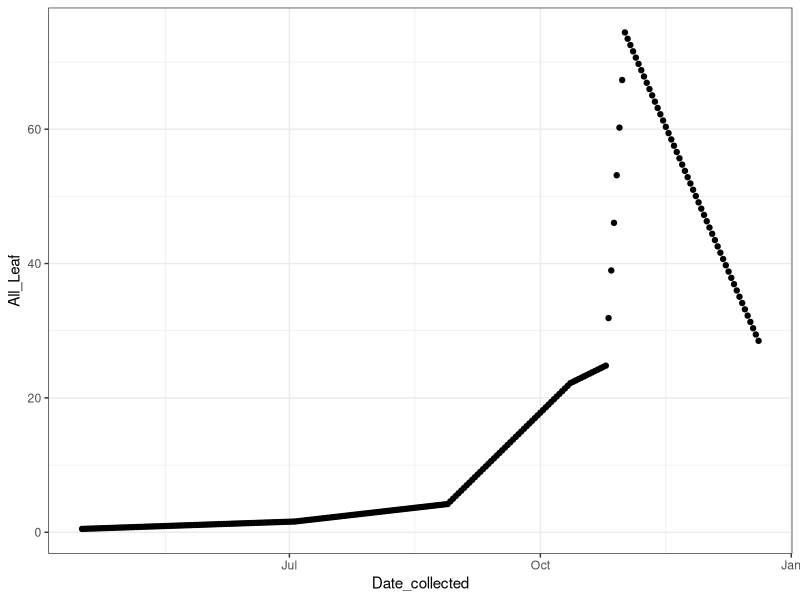
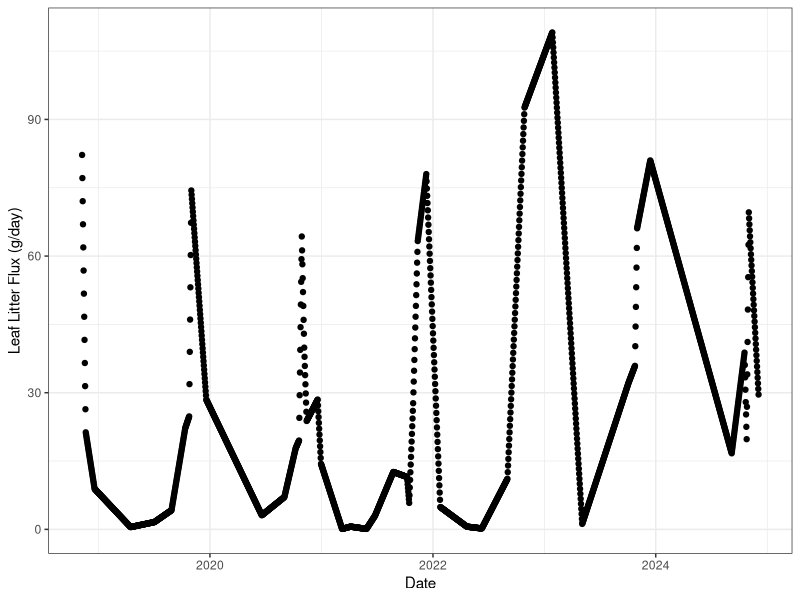
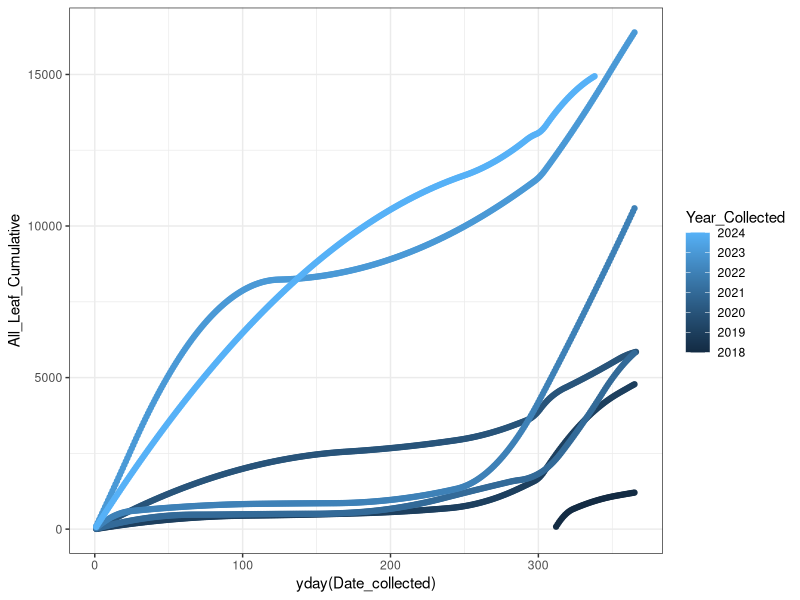
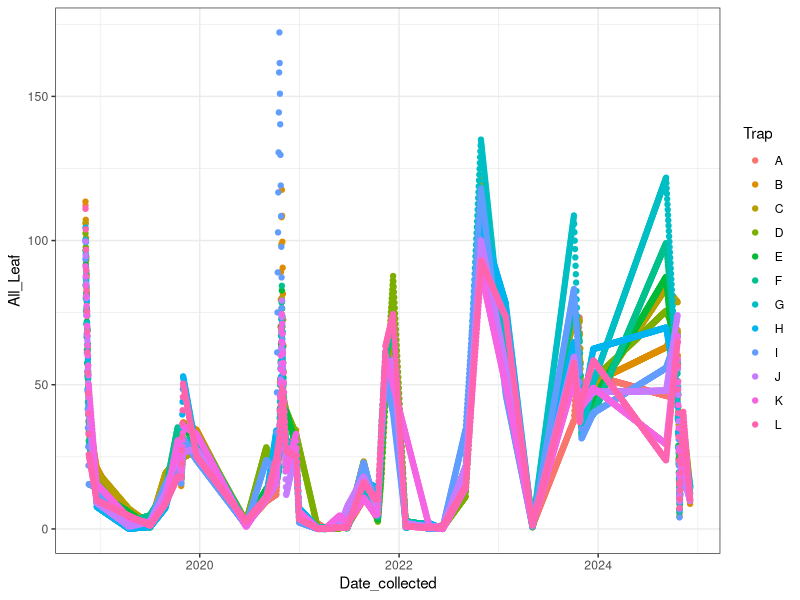
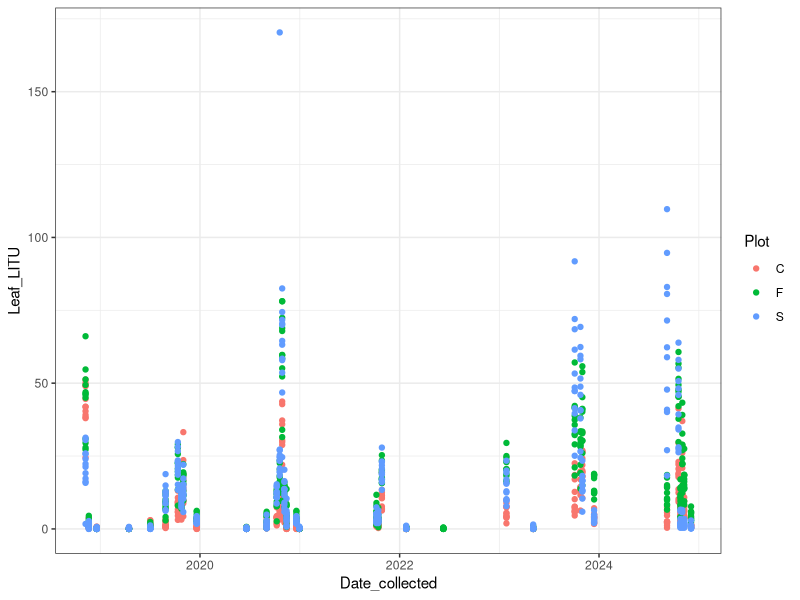
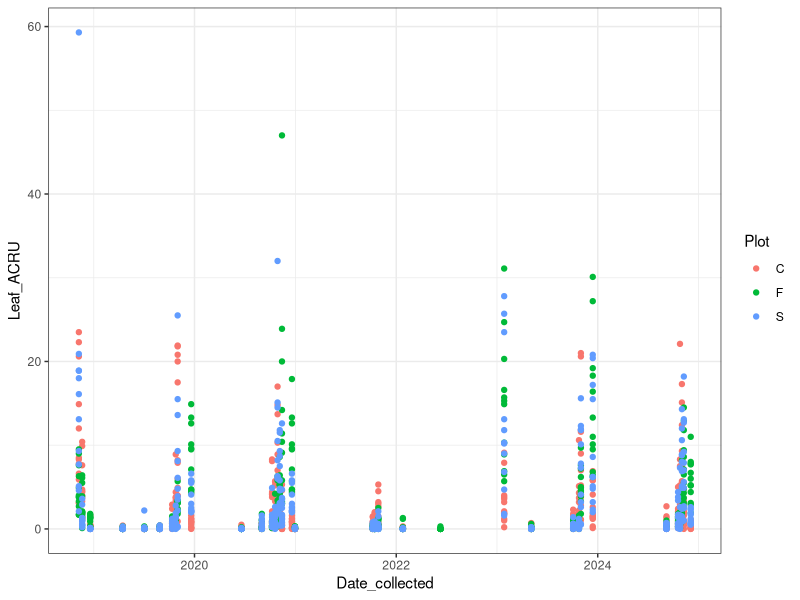
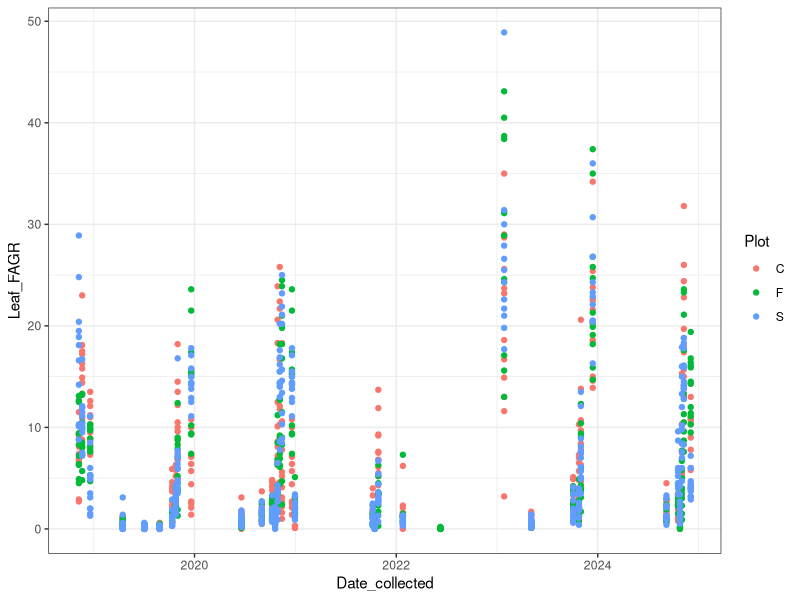
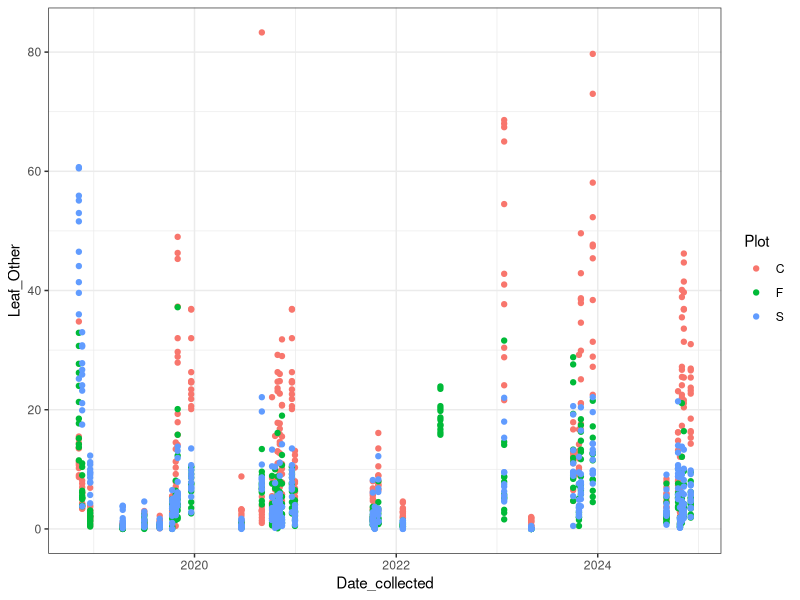

Source code (R) for these figures, in order:
## ---- chunk 1
knitr::opts_chunk$set(echo = TRUE)

library(readr)
library(lubridate)
library(dplyr)
library(ggplot2)
library(tidyr)
library(zoo)
theme_set(theme_bw())
## ---- chunk 2
litter <- read_csv("TEMPEST litter data - Masses.csv", 
                   skip = 1, show_col_types = FALSE) 
## convert date collected column into an actual date format
litter$Date_collected <- mdy(litter$Date_collected)
## drop columns we don't care about
litter$Collection_Year <- litter$Collection_DOY <- 
  litter$Date_sorted <- litter$Date_entered <- 
  litter$Entered_by <- litter$Notes <- NULL

message("data read ok! rows = ", nrow(litter))
## ---- chunk 3
## if else means; condition is na is all leaf; if true add species and put in all leaf; if false use what is in all leaf
litter %>% 
  mutate(All_Leaf = if_else(condition = is.na(All_Leaf),
                            true = Leaf_ACRU + Leaf_FAGR + Leaf_LITU + Leaf_Other,
                            false = All_Leaf)) ->
  litter

## ---- chunk 4
# for each plot and trap we want to compute the days

litter %>%
  group_by(Plot, Trap) %>% 
  arrange(Date_collected) %>%
  # compute the difference between collection dates. For a series of
  # size n, diff() returns n-1 intervals, so we add one NA at the front
  # because the first date has no elapsed time (since no previous date)
  mutate(elapsed_days = c(NA, diff(Date_collected))) %>% 
  ungroup() %>%
  arrange(Plot, Trap) %>% 
  ## finally compute flux: litter per day
  mutate(All_Leaf_perday = All_Leaf / elapsed_days) ->
  litter

## ---- chunk 5

## to interpolate between two dates, we need to create empty rows
## for example, if we collected on 10/1 and 10/10 right now we only have those rows in our data set
## so we need to create rows from 10/2 . . . 10/9 and then interpolate between the 10/1 flux and 10/10 flux to fill in those rows
## we will use complete() to generate the non-measured intervening dates
## and then we will use zoo::na.approx() to interpolate

# Date example
test <- tibble(day = mdy(c("10/20/2021", "10/31/2021")),
               values = c(60, 97))
test %>% 
  complete(day = seq(min(day), max(day), by = "day")) %>% 
  mutate(values = na.approx(values))

# Examine: just the control 'A' trap in 2019
litter %>% 
  filter(Plot == "C", Trap == "A", year(Date_collected) == 2019) %>% 
  select(Plot, Trap, Date_collected, All_Leaf) ->
  litter_C_A_example

# For today:
# 1. Go over the benefit of working with a small test dataset

# Generate a sequence between first and last collection dates
days_wanted <- seq(from = min(litter_C_A_example$Date_collected), 
                   to = max(litter_C_A_example$Date_collected), 
                   by = "day")

# Just as an EXAMPLE Generate for the entire year NOT IDEAL: this hard-codes dates which we don't want to do
## days_wanted <- seq(from = ymd ("2019-01-01"), 
                  # to = ymd ("2019-12-31"), 
                  # by = "day")

# We want all days for all combinations of plot and trap

litter_C_A_example %>%
  complete(Plot, Trap, Date_collected = days_wanted) %>%
  mutate(All_Leaf = na.approx(All_Leaf, na.rm = FALSE)) ->
  litter_C_A_2019

# Visualize our example control A 2019 data

ggplot(litter_C_A_2019, aes(x = Date_collected, y = All_Leaf)) +
  geom_point()


## ---- chunk 6
## attempt to graph Control trap A over all years

litter %>% 
  filter(Plot == "C", Trap == "A") %>% 
  select(Plot, Trap, Date_collected, All_Leaf) ->
  litter_C_A_allyears

days_wanted <- seq(from = min(litter_C_A_allyears$Date_collected, na.rm = TRUE), 
                   to = max(litter_C_A_allyears$Date_collected, na.rm = TRUE), 
                   by = "day")

litter_C_A_allyears %>%
  complete(Plot, Trap, Date_collected = days_wanted) %>%
  mutate(All_Leaf = na.approx(All_Leaf, na.rm = FALSE)) %>% 
  # add a column for year;for each year, compute cumulative flux
  mutate(Year_Collected = year(Date_collected)) %>% 
  group_by(Year_Collected) %>% 
  mutate(All_Leaf_Cumulative = cumsum(All_Leaf)) ->
  litter_C_A_daily


ggplot(litter_C_A_daily, aes(x = Date_collected, y = All_Leaf)) + geom_point() +
  ylab("Leaf Litter Flux (g/day)") +
  xlab("Date")

ggplot(litter_C_A_daily, aes(x = yday(Date_collected), y = All_Leaf_Cumulative, color = Year_Collected)) +
  geom_point()

## ---- chunk 7
# Graph all traps in salt plot interpolated

litter %>% 
  filter(Plot == "S") %>% 
  select(Plot, Trap, Date_collected, All_Leaf) ->
  litter_S_alltraps

litter_S_alltraps %>%
  # TODO: talk about this
  complete(Plot, Trap, Date_collected = days_wanted) %>%
  mutate(All_Leaf = na.approx(All_Leaf, na.rm = FALSE)) ->
  litter_S_daily

ggplot(litter_S_daily,aes(x = Date_collected, y = All_Leaf, color = Trap)) +
  geom_point()

## ---- chunk 8
library(ggplot2)

## plot biomass

ggplot(data = litter, aes(Date_collected, Leaf_LITU, color = Plot)) + geom_point(na.rm = TRUE)

ggplot(data = litter, aes(Date_collected, Leaf_ACRU, color = Plot)) + geom_point(na.rm = TRUE)

ggplot(data = litter, aes(Date_collected, Leaf_FAGR, color = Plot)) + geom_point(na.rm = TRUE)

ggplot(data = litter, aes(Date_collected, Leaf_Other, color = Plot)) + geom_point(na.rm = TRUE)

ggplot(data = litter, aes(Date_collected, All_Leaf, color = Plot)) + geom_point(na.rm = TRUE)

##  plot flux

ggplot(data = litter, aes(Date_collected, All_Leaf_perday, color = Plot)) + geom_point(na.rm = TRUE)

## ---- chunk 9
library(tidyr)
litter %>%
  group_by(Plot, Date_collected) %>%
  summarise(Leaf_ACRU = mean(Leaf_ACRU, na.rm = TRUE), 
            Leaf_FAGR = mean(Leaf_FAGR, na.rm = TRUE),
            Leaf_LITU = mean(Leaf_LITU, na.rm = TRUE),
            Leaf_Other = mean(Leaf_Other, na.rm = TRUE), .groups = "drop") %>%
  pivot_longer(starts_with("Leaf_")) ->
  litter_smry

ggplot(litter_smry, aes(Date_collected, value, color = Plot)) + geom_line() + facet_grid(name ~ .)

